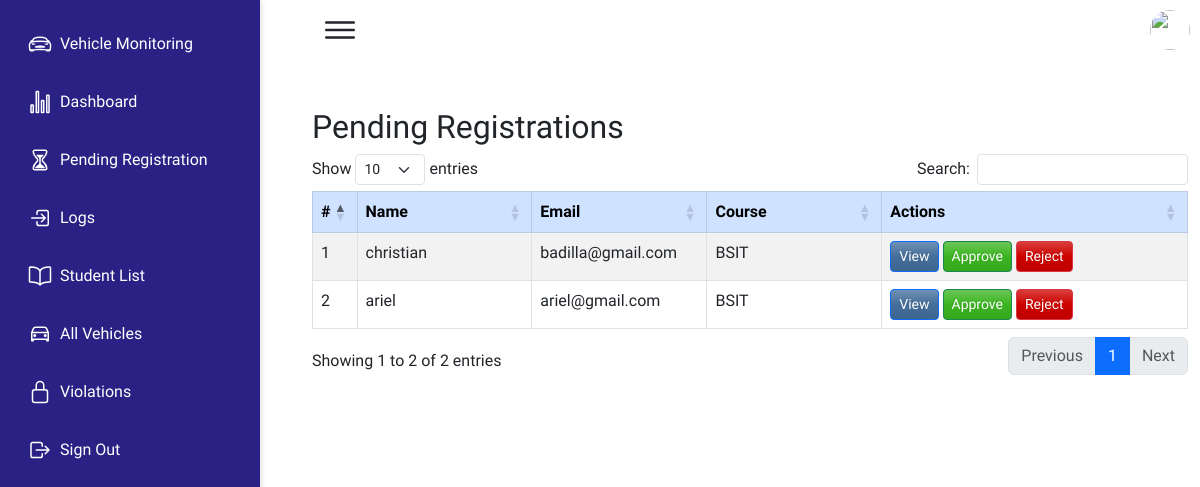
Page /pending-registration (signed in) on the committed database.
### qrapp/models.py (models this page shows, shortened)
class Student(models.Model):
    student_id = models.CharField(max_length=20, unique=True)
    username = models.CharField(max_length=50)
    first_name = models.CharField(max_length=50, blank=True, null=True)
    last_name = models.CharField(max_length=50, blank=True, null=True)
    email = models.EmailField(unique=True)
    course = models.CharField(max_length=100)
    year = models.CharField(max_length=10)
    major = models.CharField(max_length=100)
    password = models.CharField(max_length=128, blank=True, null=False)

### qrapp/views.py (the view)
# urls.py: path('pending-registration', views.pending_registration, name='pending-registration'),
def pending_registration(request):
    registrations = Student.objects.all()  # Ensure you're filtering for pending registrations if necessary
    context = {'registrations': registrations}
    return render(request, 'qrapp/pending-registration.html', context)

### qrapp/templates/qrapp/pending-registration.html (shortened to what this page needs)
{% extends "qrapp/base.html" %}
{% load static %}
{% block content %}
<div class="container mt-4">
    <h2>Pending Registrations</h2>
    <table id="registrationsTable" class="table table-striped table-bordered">
        <thead class="table-primary">
            <tr>
                <th>#</th>
                <th>Name</th>
                <th>Email</th>
                <th>Course</th>
                <th>Actions</th>
            </tr>
        </thead>
        <tbody>
            {% for registration in registrations %}
            <tr>
                <td>{{ forloop.counter }}</td>
                <td>{{ registration.username }}</td>
                <td>{{ registration.email }}</td>
                <td>{{ registration.course }}</td>
                <td>
                    <a href="#" class="btn btn-primary btn-sm" data-bs-toggle="modal" data-bs-target="#studentModal"
                       data-id="{{ registration.id }}" data-username="{{ registration.username }}"
                       data-email="{{ registration.email }}" data-first-name="{{ registration.first_name }}"
                       data-last-name="{{ registration.last_name }}" data-course="{{ registration.course }}"
                       data-year="{{ registration.year }}" data-major="{{ registration.major }}"
                       data-or-upload="{{ registration.or_upload.url }}" data-cr-upload="{{ registration.cr_upload.url }}"
                       data-license-upload="{{ registration.license_upload.url }}">View</a>
                    <a href="{% url 'approve_student' registration.id %}" class="btn btn-success btn-sm">Approve</a>
                    <a href="#" class="btn btn-danger btn-sm">Reject</a>
                </td>
            </tr>
            {% empty %}
            <tr>
                <td colspan="5">No pending registrations</td>
            </tr>
            {% endfor %}
        </tbody>
    </table>
</div>
<link href="https://cdn.jsdelivr.net/npm/bootstrap@5.3.0/dist/css/bootstrap.min.css" rel="stylesheet">
<link rel="stylesheet" href="https://cdn.datatables.net/1.13.5/css/dataTables.bootstrap5.min.css">
{% endblock %}

### static/css/style.css (style rules this page uses)
* { font-family: "Ubuntu", sans-serif; margin: 0; padding: 0; box-sizing: border-box; }
:root { --blue: #2a2185; --white: #fff; --gray: #f5f5f5; --black1: #222; --black2: #999; }
body { min-height: 100vh; overflow-x: hidden; }
.container { position: relative; width: 100%; }

### rows in the picture
Student: username "christian", email "badilla@gmail.com", course "BSIT"
Student: username "ariel", email "ariel@gmail.com", course "BSIT"
